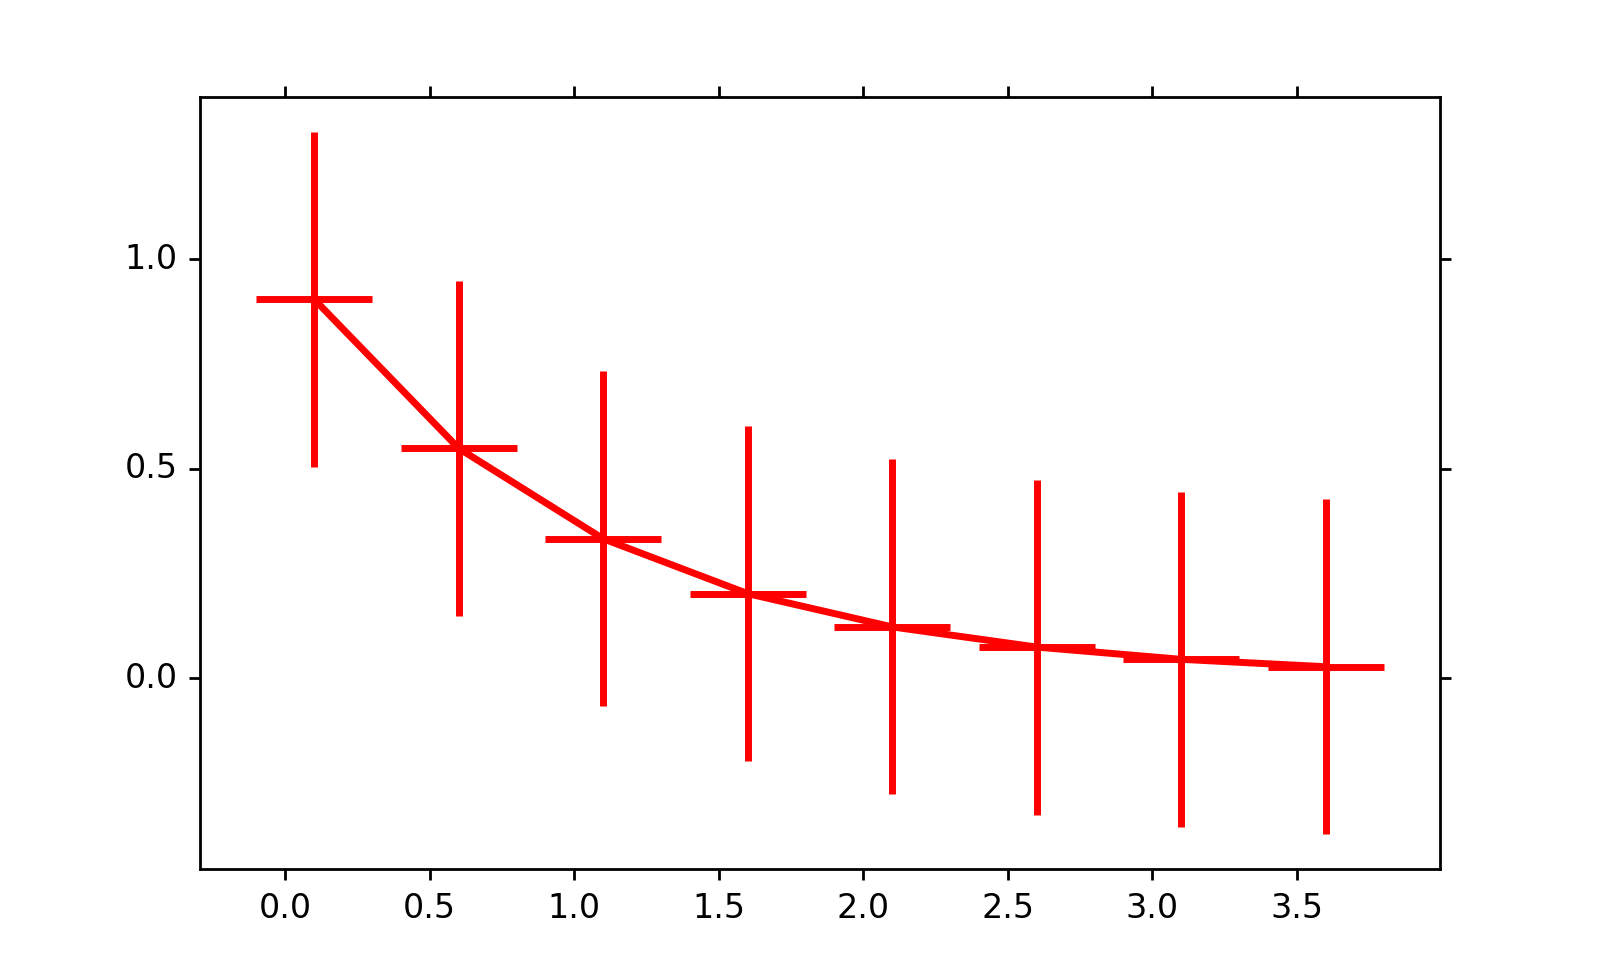

Here is the Python script that generated this plot:
import numpy as np
import matplotlib.pyplot as plt

x = np.arange(0.1, 4, 0.5)
y = np.exp(-x)

plt.figure(dpi=200)
plt.errorbar(x, y, color='r', xerr=0.2, yerr=0.4, borders=0);

plt.show()
